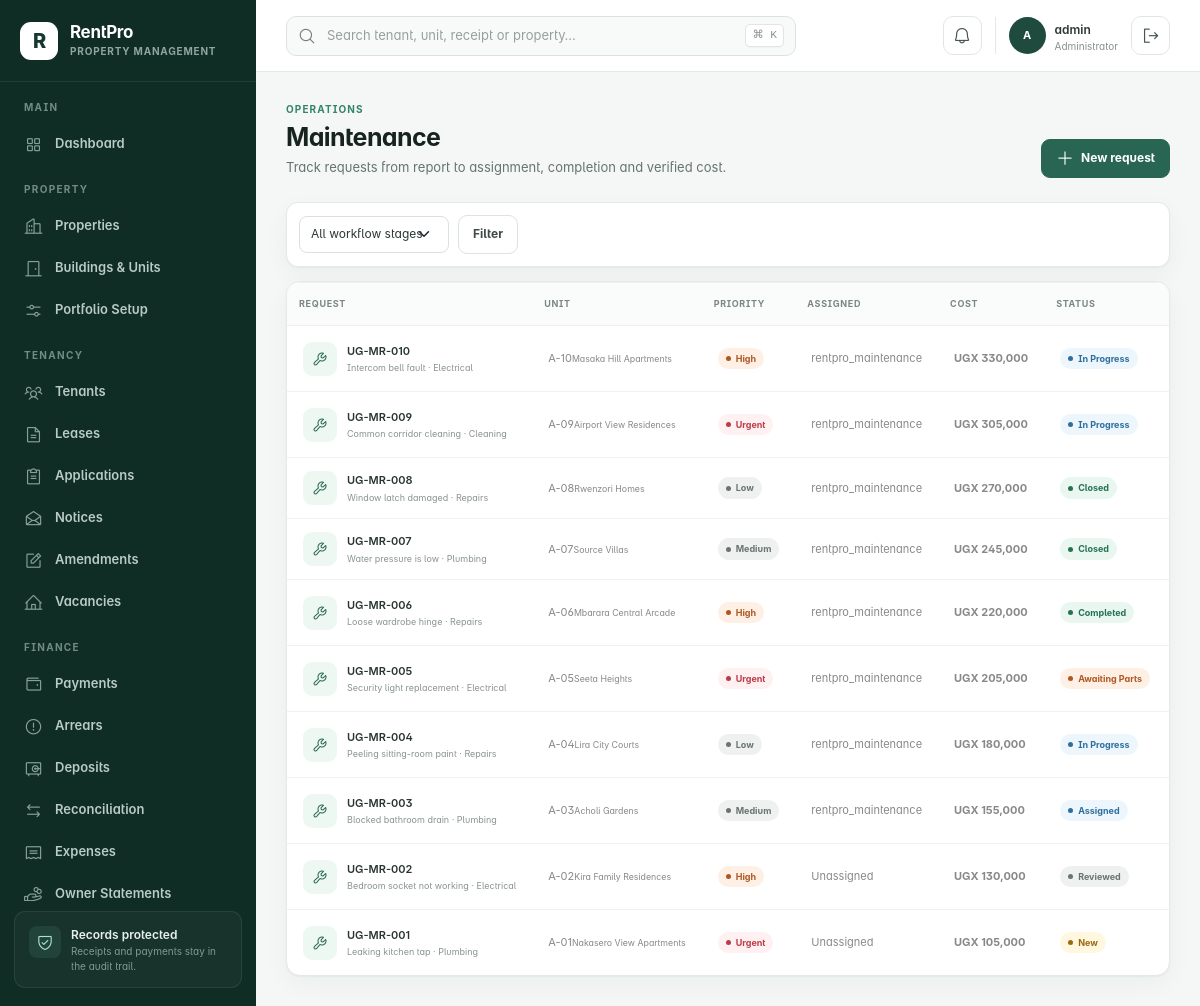
The app's page /maintenance/ (signed in) with its own data.
### rentalapp/models.py (models this page shows, shortened)
class TimeStampedModel(models.Model):
    created_at = models.DateTimeField(default=timezone.now, editable=False)
    updated_at = models.DateTimeField(auto_now=True)
    class Meta:
        abstract = True

class MaintenanceRequest(TimeStampedModel):
    class Status(models.TextChoices):
        NEW = "new", "New"
        REVIEWED = "reviewed", "Reviewed"
        ASSIGNED = "assigned", "Assigned"
        IN_PROGRESS = "in_progress", "In progress"
        AWAITING_PARTS = "awaiting_parts", "Awaiting parts"
        COMPLETED = "completed", "Completed"
        VERIFIED = "verified", "Verified"
        CLOSED = "closed", "Closed"
    class Priority(models.TextChoices):
        LOW = "low", "Low"
        MEDIUM = "medium", "Medium"
        HIGH = "high", "High"
        URGENT = "urgent", "Urgent"
    tenant = models.ForeignKey(Tenant, on_delete=models.PROTECT, related_name="maintenance_requests", null=True, blank=True)
    unit = models.ForeignKey(Unit, on_delete=models.PROTECT, related_name="maintenance_requests")
    request_number = models.CharField(max_length=30, unique=True, null=True, blank=True)
    category = models.CharField(max_length=50, default="general")
    title = models.CharField(max_length=100)
    description = models.TextField()
    priority = models.CharField(max_length=20, choices=Priority.choices, default=Priority.MEDIUM)
    status = models.CharField(max_length=30, choices=Status.choices, default=Status.NEW)
    assigned_to = models.CharField(max_length=140, blank=True)
    assigned_user = models.ForeignKey(
        settings.AUTH_USER_MODEL,
        on_delete=models.PROTECT,
        related_name="assigned_maintenance_requests",
        null=True,
        blank=True,
    )
    vendor = models.ForeignKey(
        "Vendor",
        on_delete=models.PROTECT,
        related_name="maintenance_requests",
        null=True,
        blank=True,
    )
    scheduled_for = models.DateTimeField(null=True, blank=True)
    estimated_cost = models.DecimalField(max_digits=14, decimal_places=2, default=0)
    quoted_cost = models.DecimalField(max_digits=14, decimal_places=2, default=0)
    actual_cost = models.DecimalField(max_digits=14, decimal_places=2, default=0)
    approved_by = models.ForeignKey(
        settings.AUTH_USER_MODEL,
        on_delete=models.PROTECT,
        related_name="approved_maintenance_requests",
        null=True,
        blank=True,
    )
    approved_at = models.DateTimeField(null=True, blank=True)
    resolution = models.TextField(blank=True)
    tenant_verified = models.BooleanField(default=False)
    completed_at = models.DateTimeField(null=True, blank=True)
    class Meta:
        ordering = ("-created_at",)

class Unit(TimeStampedModel):
    class Status(models.TextChoices):
        AVAILABLE = "available", "Available"
        RESERVED = "reserved", "Reserved"
        APPLICATION_PENDING = "application_pending", "Application pending"
        OCCUPIED = "occupied", "Occupied"
        NOTICE_GIVEN = "notice_given", "Notice given"
        MAINTENANCE = "maintenance", "Under maintenance"
        BLOCKED = "blocked", "Blocked"
    TYPE_CHOICES = (
        ("studio", "Studio"),
        ("apartment", "Apartment"),
        ("house", "House"),
        ("shop", "Shop"),
        ("office", "Office"),
        ("other", "Other"),
    )
    property = models.ForeignKey(Property, on_delete=models.CASCADE, related_name="units")
    building = models.ForeignKey(
        Building,
        on_delete=models.SET_NULL,
        related_name="units",
        null=True,
        blank=True,
    )
    unit_number = models.CharField(max_length=20)
    floor = models.CharField(max_length=30, blank=True)
    unit_type = models.CharField(max_length=30, choices=TYPE_CHOICES, default="apartment")
    bedrooms = models.PositiveSmallIntegerField(default=1)
    bathrooms = models.PositiveSmallIntegerField(default=1)
    rent_amount = models.DecimalField(max_digits=14, decimal_places=2)
    service_charge = models.DecimalField(max_digits=14, decimal_places=2, default=0)
    status = models.CharField(max_length=30, choices=Status.choices, default=Status.AVAILABLE)
    notes = models.TextField(blank=True)
    class Meta:
        ordering = ("property__name", "unit_number")
        constraints = [
            models.UniqueConstraint(fields=("property", "unit_number"), name="unique_unit_per_property")
        ]
    def __str__(self):
        return f"{self.property} · {self.unit_number}"

class Property(TimeStampedModel):
    TYPE_CHOICES = (
        ("apartments", "Apartments"),
        ("commercial", "Commercial"),
        ("mixed_use", "Mixed use"),
        ("villas", "Villas"),
        ("other", "Other"),
    )
    STATUS_CHOICES = (("active", "Active"), ("inactive", "Inactive"))
    owner = models.ForeignKey(
        Landlord,
        on_delete=models.PROTECT,
        related_name="properties",
        null=True,
        blank=True,
    )
    name = models.CharField(max_length=100)
    code = models.CharField(max_length=20, unique=True, null=True, blank=True)
    address = models.TextField()
    district = models.CharField(max_length=80, blank=True)
    property_type = models.CharField(max_length=50, choices=TYPE_CHOICES, default="apartments")
    description = models.TextField(blank=True)
    total_units = models.PositiveIntegerField(default=0, help_text="Planned or declared unit count")
    status = models.CharField(max_length=20, choices=STATUS_CHOICES, default="active")
    class Meta:
        ordering = ("name",)
        verbose_name_plural = "properties"
    def __str__(self):
        return self.name

### rentalapp/views.py (the view, shortened to what this page needs)
# urls.py: path("maintenance/", views.maintenance_list, name="maintenance_list"),
@login_and_roles_required(*OPERATIONS_ROLES)
def maintenance_list(request):
    form = MaintenanceRequestForm(request.POST or None)
    queryset = MaintenanceRequest.objects.select_related("unit__property", "tenant")
    status = request.GET.get("status", "")
    if status:
        queryset = queryset.filter(status=status)
    return render(
        request,
        "maintenance/list.html",
        {"requests": queryset, "form": form, "selected_status": status, "status_choices": MaintenanceRequest.Status.choices},
    )

### rentalapp/templates/maintenance/list.html (shortened to what this page needs)
{% extends 'base.html' %}{% load rental_tags %}
{% block content %}
<div class="page-header"><div><span class="eyebrow">Operations</span><h1>Maintenance</h1><p>Track requests from report to assignment, completion and verified cost.</p></div><div class="page-actions"><button class="btn btn-primary" data-bs-toggle="modal" data-bs-target="#maintenanceModal"><i class="ph ph-plus"></i> New request</button></div></div>
<div class="toolbar"><form method="get"><select class="form-select" name="status"><option value="">All workflow stages</option></select><button class="btn btn-light">Filter</button></form></div>
<div class="data-card"><div class="table-responsive"><table class="table"><thead><tr><th>Request</th><th>Unit</th><th>Priority</th><th>Assigned</th><th>Cost</th><th>Status</th><th></th></tr></thead><tbody>{% for item in requests %}<tr><td><div class="entity-cell"><span class="entity-icon"><i class="ph ph-wrench"></i></span><span><strong>{{ item.request_number|default:item.title }}</strong><small>{{ item.title }} · {{ item.category|title }}</small></span></div></td><td>{{ item.unit.unit_number }}<small class="d-block text-muted">{{ item.unit.property }}</small></td><td><span class="status-pill {{ item.priority|status_class }}">{{ item.get_priority_display }}</span></td><td>{{ item.assigned_user|default:item.vendor|default:item.assigned_to|default:'Unassigned' }}</td><td class="money">{{ item.actual_cost|default:item.estimated_cost|ugx }}</td><td><span class="status-pill {{ item.status|status_class }}">{{ item.get_status_display }}</span></td><td></td></tr>{% empty %}<tr><td colspan="7"><div class="empty-state"><i class="ph ph-wrench"></i><strong>No maintenance requests</strong></div></td></tr>{% endfor %}</tbody></table></div></div>
{% endblock %}

### rentalapp/templates/base.html (shortened to what this page needs)
{% load static rental_tags %}
<!doctype html>
<html lang="en">
<head>
  <link rel="stylesheet" href="{% static 'assets/css/plugins/phosphor-icons.css' %}">
  <link rel="stylesheet" href="{% static 'assets/css/style.css' %}">
  <link rel="stylesheet" href="{% static 'assets/css/rentpro.css' %}">
</head>
<body>
  <div class="app-shell">
    <aside class="app-sidebar offcanvas-lg offcanvas-start" tabindex="-1" id="mainSidebar" aria-label="Primary navigation">
      <div class="sidebar-brand">
        <a href="{{ workspace_home_url }}" class="brand-mark" aria-label="RentPro home">R</a>
        <div><a href="{{ workspace_home_url }}" class="brand-name">RentPro</a><span>Property Management</span></div>
      </div>
      <nav class="sidebar-nav">
        {% if workspace_role == 'tenant' %}
        <div class="nav-group">
          <span class="nav-caption">Tenant portal</span>
          <a href="{% url 'tenant_portal' %}" class="nav-link active"><i class="ph ph-house-user"></i><span>My tenancy</span></a>
        </div>
        {% elif workspace_role == 'landlord' %}
        <div class="nav-group">
          <span class="nav-caption">Landlord portal</span>
          <a href="{% url 'landlord_portal' %}" class="nav-link active"><i class="ph ph-buildings"></i><span>My portfolio</span></a>
        </div>
        {% else %}
        <div class="nav-group">
          <span class="nav-caption">Main</span>
          <a href="{% url 'dashboard' %}" class="nav-link {% if request.resolver_match.url_name == 'dashboard' %}active{% endif %}"><i class="ph ph-squares-four"></i><span>Dashboard</span></a>
        </div>
        <div class="nav-group">
          <span class="nav-caption">Property</span>
          <a href="{% url 'property_list' %}" class="nav-link {% if 'property' in request.resolver_match.url_name %}active{% endif %}"><i class="ph ph-buildings"></i><span>Properties</span></a>
          <a href="{% url 'unit_list' %}" class="nav-link {% if 'unit' in request.resolver_match.url_name %}active{% endif %}"><i class="ph ph-door"></i><span>Buildings &amp; Units</span></a>
          <a href="{% url 'portfolio_setup' %}" class="nav-link {% if request.resolver_match.url_name == 'portfolio_setup' %}active{% endif %}"><i class="ph ph-sliders-horizontal"></i><span>Portfolio Setup</span></a>
        </div>
        <div class="nav-group">
          <span class="nav-caption">Tenancy</span>
          <a href="{% url 'tenant_list' %}" class="nav-link {% if 'tenant' in request.resolver_match.url_name %}active{% endif %}"><i class="ph ph-users-three"></i><span>Tenants</span></a>
          <a href="{% url 'lease_list' %}" class="nav-link {% if 'lease' in request.resolver_match.url_name %}active{% endif %}"><i class="ph ph-file-text"></i><span>Leases</span></a>
          <a href="{% url 'application_list' %}" class="nav-link {% if 'application' in request.resolver_match.url_name %}active{% endif %}"><i class="ph ph-clipboard-text"></i><span>Applications</span></a>
          <a href="{% url 'notice_list' %}" class="nav-link {% if request.resolver_match.url_name == 'notice_list' %}active{% endif %}"><i class="ph ph-envelope-open"></i><span>Notices</span></a>
          <a href="{% url 'amendment_list' %}" class="nav-link {% if 'amendment' in request.resolver_match.url_name %}active{% endif %}"><i class="ph ph-note-pencil"></i><span>Amendments</span></a>
          <a href="{% url 'unit_list' %}?status=available" class="nav-link"><i class="ph ph-house-line"></i><span>Vacancies</span></a>
        </div>
        <div class="nav-group">
          <span class="nav-caption">Finance</span>
          <a href="{% url 'payment_list' %}" class="nav-link "><i class="ph ph-wallet"></i><span>Payments</span></a>
          <a href="{% url 'arrears' %}" class="nav-link {% if request.resolver_match.url_name == 'arrears' %}active{% endif %}"><i class="ph ph-warning-circle"></i><span>Arrears</span></a>
          <a href="{% url 'deposit_list' %}" class="nav-link {% if request.resolver_match.url_name == 'deposit_list' %}active{% endif %}"><i class="ph ph-vault"></i><span>Deposits</span></a>
          <a href="{% url 'reconciliation_list' %}" class="nav-link {% if request.resolver_match.url_name == 'reconciliation_list' %}active{% endif %}"><i class="ph ph-arrows-left-right"></i><span>Reconciliation</span></a>
          <a href="{% url 'expense_list' %}" class="nav-link {% if request.resolver_match.url_name == 'expense_list' %}active{% endif %}"><i class="ph ph-receipt"></i><span>Expenses</span></a>
          <a href="{% url 'owner_statement_list' %}" class="nav-link {% if 'owner_statement' in request.resolver_match.url_name %}active{% endif %}"><i class="ph ph-hand-coins"></i><span>Owner Statements</span></a>
        </div>
        {% endif %}
      </nav>
      <div class="sidebar-help">
        <div class="help-icon"><i class="ph ph-shield-check"></i></div>
        <strong>Records protected</strong>
        <span>Receipts and payments stay in the audit trail.</span>
      </div>
    </aside>
    <div class="app-main">
      <header class="app-topbar">
        {% if workspace_role != 'tenant' and workspace_role != 'landlord' %}<form class="global-search" action="{% url 'global_search' %}" method="get" role="search">
          <i class="ph ph-magnifying-glass"></i>
          <input type="search" name="q" value="{{ request.GET.q|default:'' }}" placeholder="Search tenant, unit, receipt or property…" aria-label="Global search">
          <kbd>⌘ K</kbd>
        </form>{% endif %}
        <div class="topbar-actions">
          <div class="dropdown">
            <button class="icon-button notification-button" type="button" data-bs-toggle="dropdown" aria-expanded="false" aria-label="Notifications">
              <i class="ph ph-bell"></i>{% if workspace_notification_count %}<span>{{ workspace_notification_count }}</span>{% endif %}
            </button>
          </div>
          <div class="user-chip">
            <span class="avatar">{% if request.user.is_authenticated %}{{ request.user.get_full_name|default:request.user.username|initials }}{% else %}PM{% endif %}</span>
            <span class="d-none d-md-flex"><strong>{% if request.user.is_authenticated %}{{ request.user.get_full_name|default:request.user.username }}{% else %}Property Manager{% endif %}</strong><small>{{ workspace_role|default:'Operations'|title }}</small></span>
          </div>
          {% if request.user.is_authenticated %}<form method="post" action="{% url 'logout' %}">{% csrf_token %}<button class="icon-button" type="submit" title="Sign out"><i class="ph ph-sign-out"></i><span class="visually-hidden">Sign out</span></button></form>{% endif %}
        </div>
      </header>
      <main class="app-content">
        {% block content %}{% endblock %}
      </main>
    </div>
  </div>
</body>
</html>

### records on screen
MaintenanceRequest: request_number "UG-MR-010", title "Intercom bell fault", category "Electrical", unit.unit_number "A-10", unit.property "Masaka Hill Apartments", priority "High", assigned_user "rentpro_maintenance", actual_cost|ugx "UGX 330,000", status "In Progress"
MaintenanceRequest: request_number "UG-MR-009", title "Common corridor cleaning", category "Cleaning", unit.unit_number "A-09", unit.property "Airport View Residences", priority "Urgent", assigned_user "rentpro_maintenance", actual_cost|ugx "UGX 305,000", status "In Progress"
MaintenanceRequest: request_number "UG-MR-008", title "Window latch damaged", category "Repairs", unit.unit_number "A-08", unit.property "Rwenzori Homes", priority "Low", assigned_user "rentpro_maintenance", actual_cost|ugx "UGX 270,000", status "Closed"
MaintenanceRequest: request_number "UG-MR-007", title "Water pressure is low", category "Plumbing", unit.unit_number "A-07", unit.property "Source Villas", priority "Medium", assigned_user "rentpro_maintenance", actual_cost|ugx "UGX 245,000", status "Closed"
MaintenanceRequest: request_number "UG-MR-006", title "Loose wardrobe hinge", category "Repairs", unit.unit_number "A-06", unit.property "Mbarara Central Arcade", priority "High", assigned_user "rentpro_maintenance", actual_cost|ugx "UGX 220,000", status "Completed"
MaintenanceRequest: request_number "UG-MR-005", title "Security light replacement", category "Electrical", unit.unit_number "A-05", unit.property "Seeta Heights", priority "Urgent", assigned_user "rentpro_maintenance", actual_cost|ugx "UGX 205,000", status "Awaiting Parts"
MaintenanceRequest: request_number "UG-MR-004", title "Peeling sitting-room paint", category "Repairs", unit.unit_number "A-04", unit.property "Lira City Courts", priority "Low", assigned_user "rentpro_maintenance", actual_cost|ugx "UGX 180,000", status "In Progress"
MaintenanceRequest: request_number "UG-MR-003", title "Blocked bathroom drain", category "Plumbing", unit.unit_number "A-03", unit.property "Acholi Gardens", priority "Medium", assigned_user "rentpro_maintenance", actual_cost|ugx "UGX 155,000", status "Assigned"
MaintenanceRequest: request_number "UG-MR-002", title "Bedroom socket not working", category "Electrical", unit.unit_number "A-02", unit.property "Kira Family Residences", priority "High", assigned_user "Unassigned", actual_cost|ugx "UGX 130,000", status "Reviewed"
MaintenanceRequest: request_number "UG-MR-001", title "Leaking kitchen tap", category "Plumbing", unit.unit_number "A-01", unit.property "Nakasero View Apartments", priority "Urgent", assigned_user "Unassigned", actual_cost|ugx "UGX 105,000", status "New"

### other values on screen
{{ request.user.get_full_name|default:request.user.username|initials }} "A"
{{ request.user.get_full_name|default:request.user.username }} "admin"
{{ workspace_role|default:'Operations'|title }} "Administrator"
